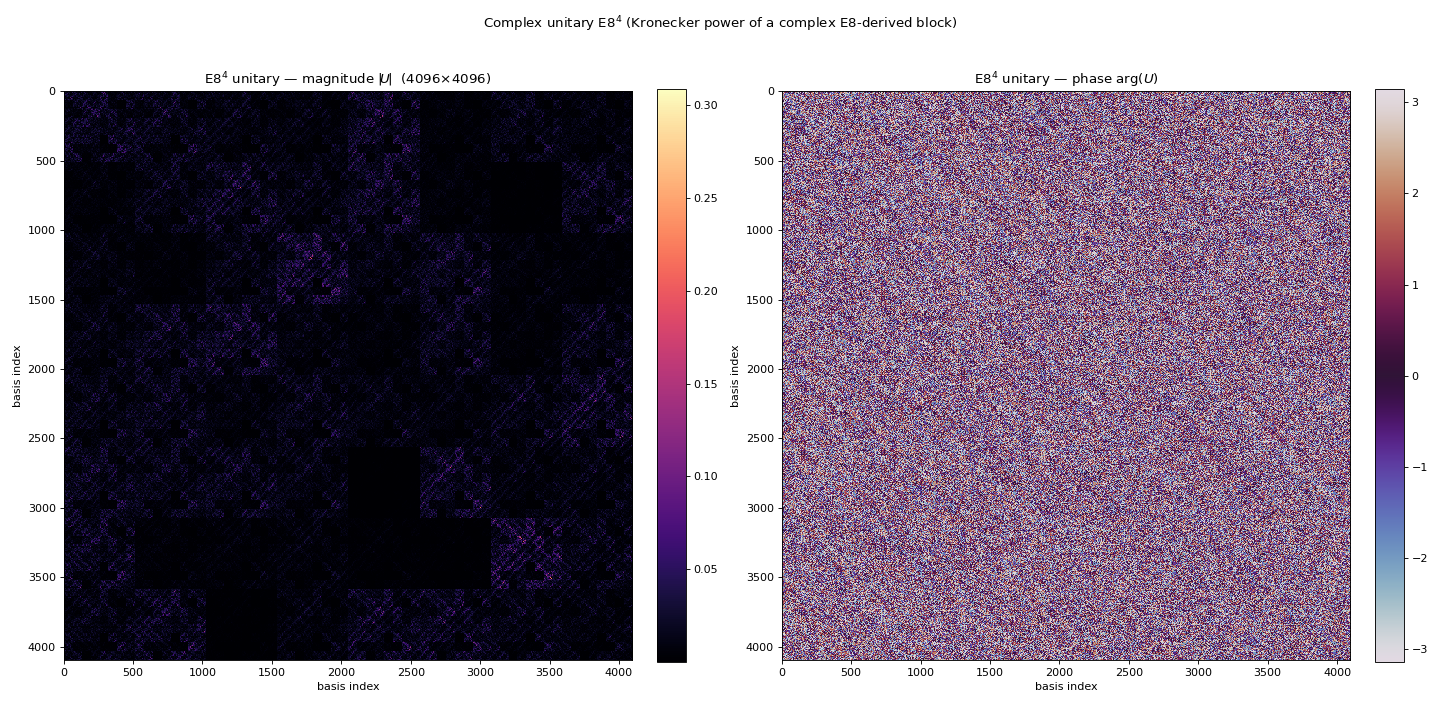

Python code for this plot:
import numpy as np
import matplotlib
matplotlib.use("Agg")
import matplotlib.pyplot as plt
from scipy.linalg import expm

rng = np.random.default_rng(42)

# E8 Cartan matrix (symmetric, real)
e8 = np.array([
    [ 2, -1,  0,  0,  0,  0,  0,  0],
    [-1,  2, -1,  0,  0,  0,  0,  0],
    [ 0, -1,  2, -1,  0,  0,  0,  0],
    [ 0,  0, -1,  2, -1,  0,  0,  0],
    [ 0,  0,  0, -1,  2, -1,  0,  0],
    [ 0,  0,  0,  0, -1,  2, -1, -1],
    [ 0,  0,  0,  0,  0, -1,  2,  0],
    [ 0,  0,  0,  0,  0, -1,  0,  2],
], dtype=float)

# Make it a complex Hermitian operator: real E8 part + random antisymmetric imaginary part
r = rng.standard_normal((8, 8))
im = r - r.T                       # antisymmetric -> 1j*im is skew-Hermitian
H = e8 + 1j * im                   # Hermitian

# exp(i*H) is unitary
U0 = expm(1j * H)

# verify unitarity of the block
err = np.max(np.abs(U0.conj().T @ U0 - np.eye(8)))
print("block unitarity error:", err)

# E8^4 = Kronecker power 4  (product of unitaries is unitary)
U = U0
for _ in range(3):
    U = np.kron(U, U0)
err4 = np.max(np.abs(U.conj().T @ U - np.eye(4096)))
print("E8^4 unitarity error:", err4, "shape", U.shape)

fig, axes = plt.subplots(1, 2, figsize=(18, 9))
im1 = axes[0].imshow(np.abs(U), cmap="magma", interpolation="nearest")
axes[0].set_title(r"E8$^4$ unitary — magnitude $|\!U\!|$  (4096$\times$4096)")
axes[0].set_xlabel("basis index"); axes[0].set_ylabel("basis index")
fig.colorbar(im1, ax=axes[0], fraction=0.046, pad=0.04)

im2 = axes[1].imshow(np.angle(U), cmap="twilight", interpolation="nearest")
axes[1].set_title(r"E8$^4$ unitary — phase $\arg(U)$")
axes[1].set_xlabel("basis index"); axes[1].set_ylabel("basis index")
fig.colorbar(im2, ax=axes[1], fraction=0.046, pad=0.04)

fig.suptitle("Complex unitary E8$^4$ (Kronecker power of a complex E8-derived block)")
fig.tight_layout()
out = "e8_4_unitary_heatmap.png"
fig.savefig(out, dpi=80)
print("saved", out)
